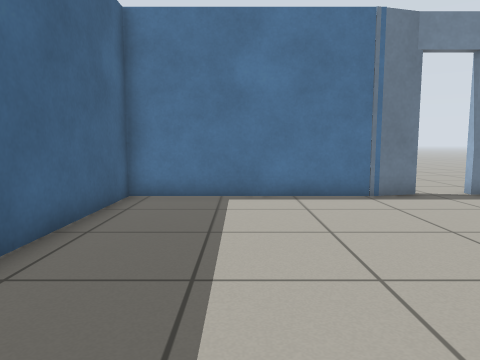
view 1 (above)

17 first-person views from a walk through a robot-simulator world made for Gazebo. The camera is 0.72 m above the floor, tilts 6° down and sees 70° across. The floor is counted in squares, 0.5 m on a side. Each view is taken from the middle of a square. On the plan, view 1 faces up. The plan holds only what a view shows up to about 15 squares ahead; the rest is blank. Robots are left out. Gazebo's built-in surfaces are drawn with simple patterns.

view 2
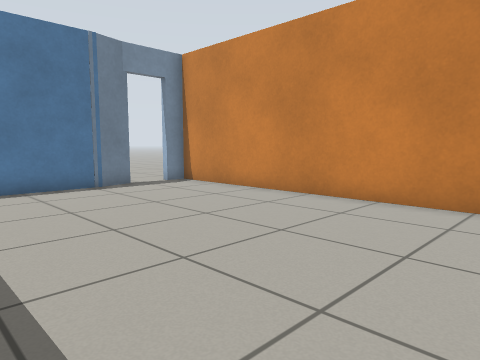

view 3
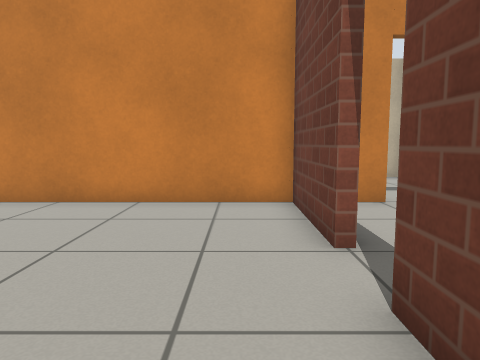

view 4
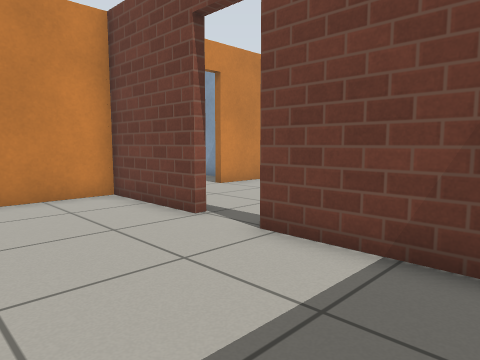

view 5
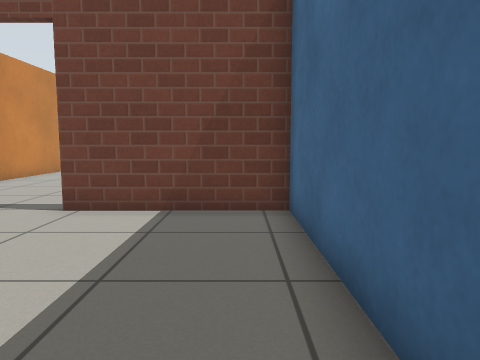

view 6
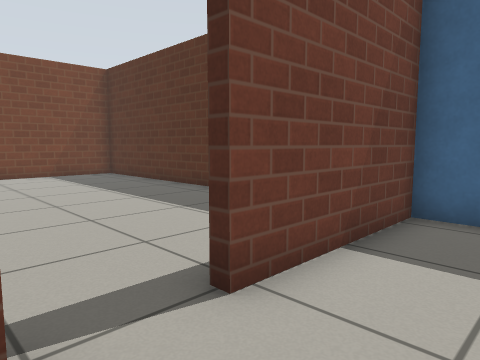

view 7
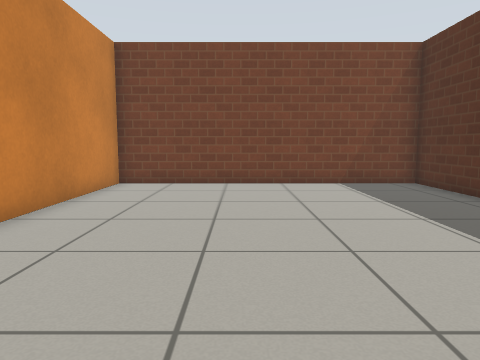

view 8
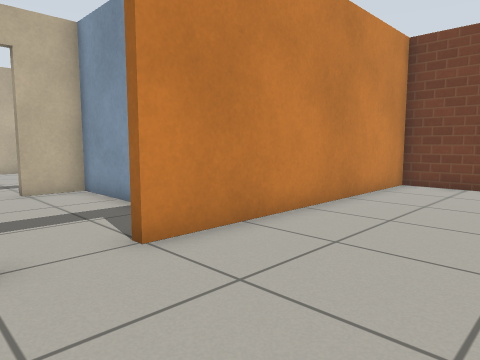

view 9
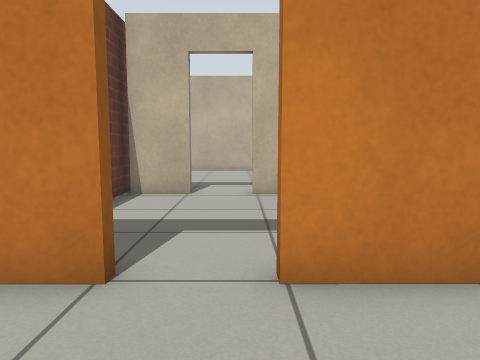

view 10
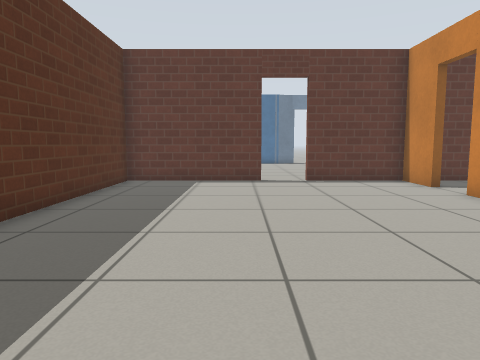

view 11
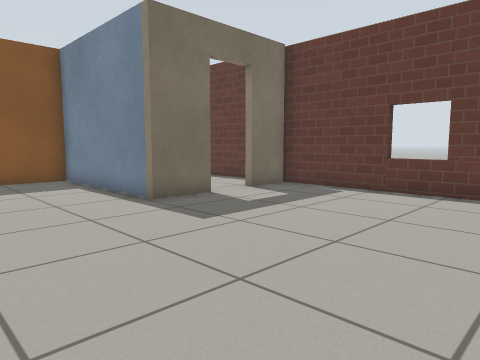

view 12
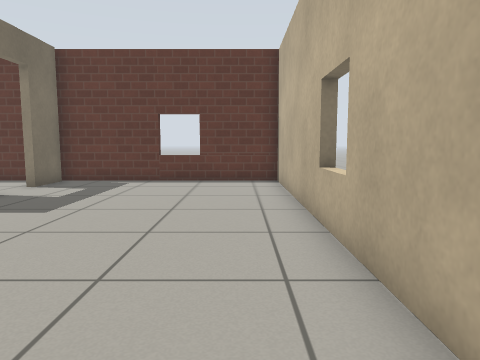

view 13
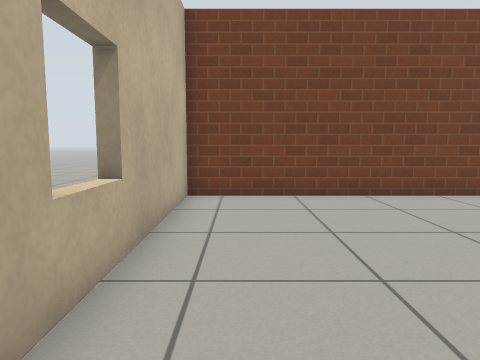

view 14
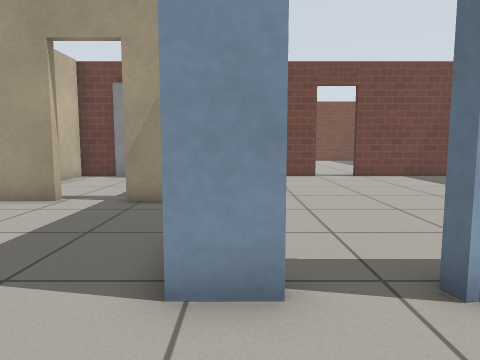

view 15
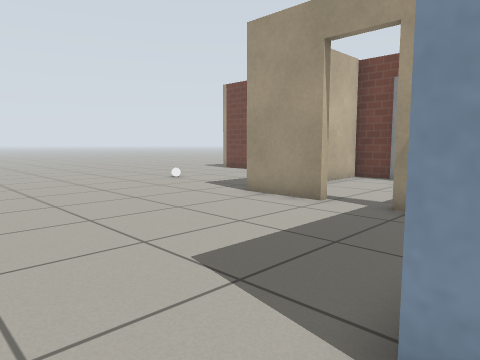

view 16
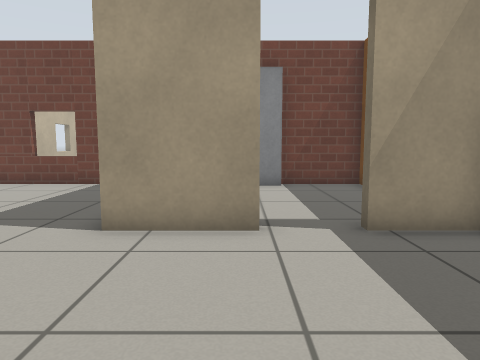

view 17
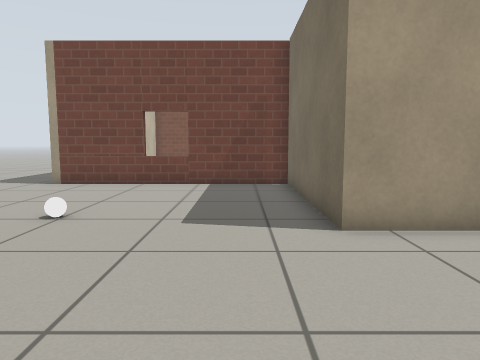

### Floor plan
Points are (right, up) in squares from view 1. A wall is a line through its corners. A room is listed if a view was taken in it or the views show most of it. See-through windows are left out.
Room 1 (views 1, 2, 3, 4, 5, 6)
walls: (3.5, -2.3) (7.4, -2.3) (7.3, 9.7) (6.5, 9.7); (3.9, 9.4) (-3.1, 9.4) (-3.1, -2.3) (1.9, -2.3); (5.2, 9.8) (3.5, 9.3)
ways out: open door at (2.7, -2.3) to room 2; open door at (5.5, 10) to room 4
Room 2 (views 7, 8, 9, 10)
walls: (1.9, -2.6) (-3.4, -2.6) (-3.4, -16.5) (7.4, -16.5) (7.4, -6.3); (7.4, -4.7) (7.4, -2.3); (7.7, -2.6) (3.6, -2.6)
ways out: open door at (2.7, -2.3) to room 1; open door at (7.5, -5.5) to room 6
Room 3 (views 11, 12, 13)
walls: (14.1, -6.4) (14.1, -8.3) (7.7, -8.3) (7.7, -10.6); (14.2, -16.5) (22.5, -16.5) (22.5, -2.6) (14.1, -2.6); (14.1, -2.7) (14.1, -4.6)
ways out: open door at (14, -5.5) to room 6
Room 4 (views 14, 15, 16, 17)
walls: (11.7, 4.4) (14.3, 4.4) (14.3, -2.1); (8, 4.4) (9.9, 4.4); (6.5, 10) (7.8, 10); (14.1, -2.3) (22.9, -2.3)
ways out: open door at (5.5, 10) to room 1; open door at (10.5, 4) to room 5; opening at (24, -3)
objects: white ball (20, 3)
Room 5 (no view inside)
walls: (12.6, -2.3) (14.1, -2.3); (14, -2.1) (14, 0.3); (7.7, -1.9) (7.7, -2.6); (7.4, -2.3) (10.4, -2.3)
ways out: open door at (10.5, 4) to room 4
objects: door leaf (11, -2) to (12, -2)
Room 6 (no view inside)
walls: (13.8, -4.6) (13.8, -2.7); (10.9, -8) (13.8, -8) (13.8, -6.4); (14.1, -2.6) (8.9, -2.6)
ways out: open door at (7.5, -5.5) to room 2; open door at (14, -5.5) to room 3

Positions as (right, up) in squares from view 1, and headings:
1: (0, 0), facing up
2: (-1, -2), facing up-right
3: (-1, -1), facing right
4: (-2, 2), facing down-right
5: (-2, 5), facing down
6: (4, 0), facing down-left
7: (3, -4), facing down
8: (3, -4), facing down-right
9: (4, -6), facing right
10: (1, -16), facing up
11: (22, -13), facing up-left
12: (21, -16), facing up
13: (21, -7), facing down
14: (7, 13), facing down
15: (7, 12), facing down-right
16: (12, 10), facing down
17: (16, 10), facing down
